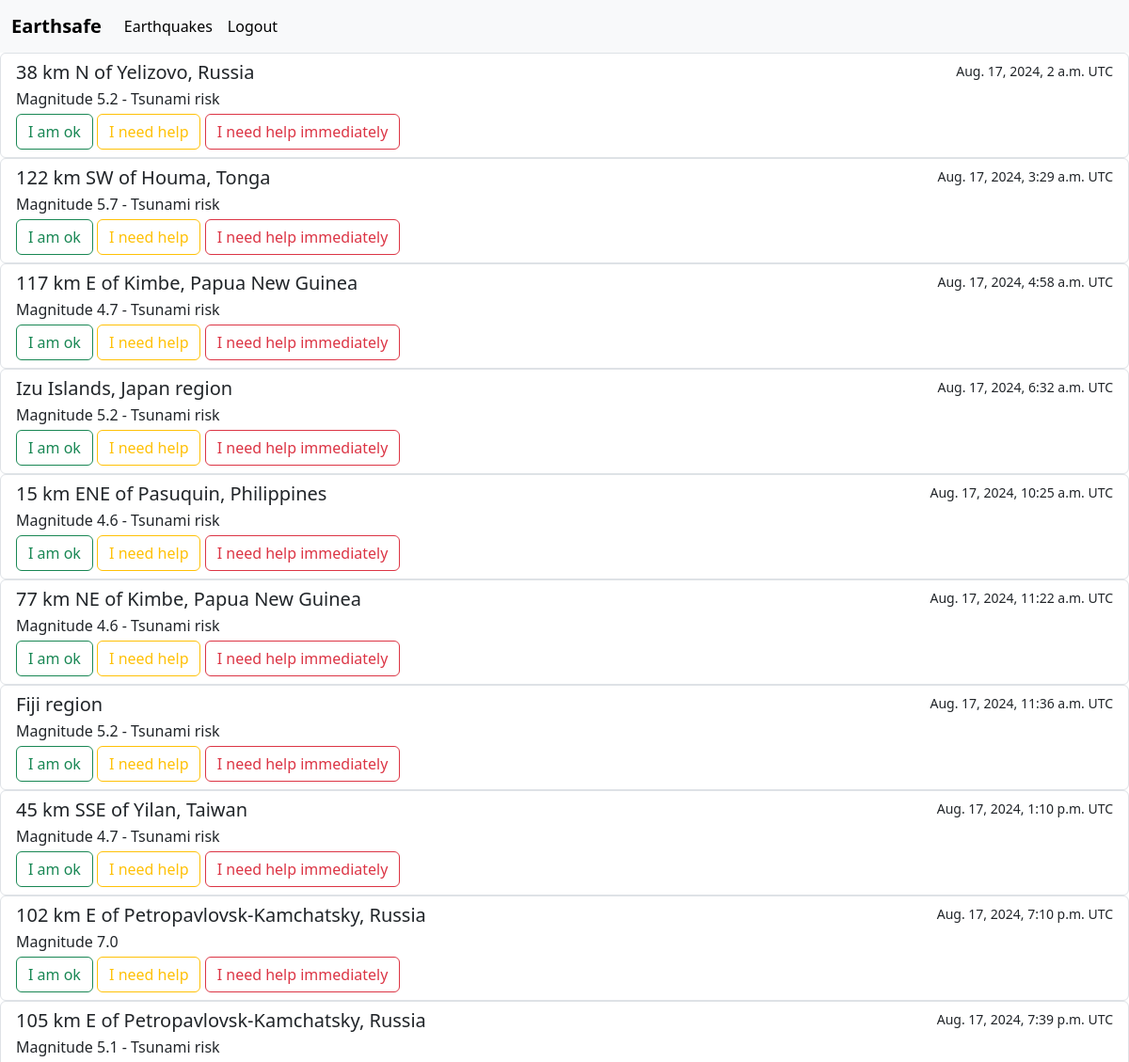
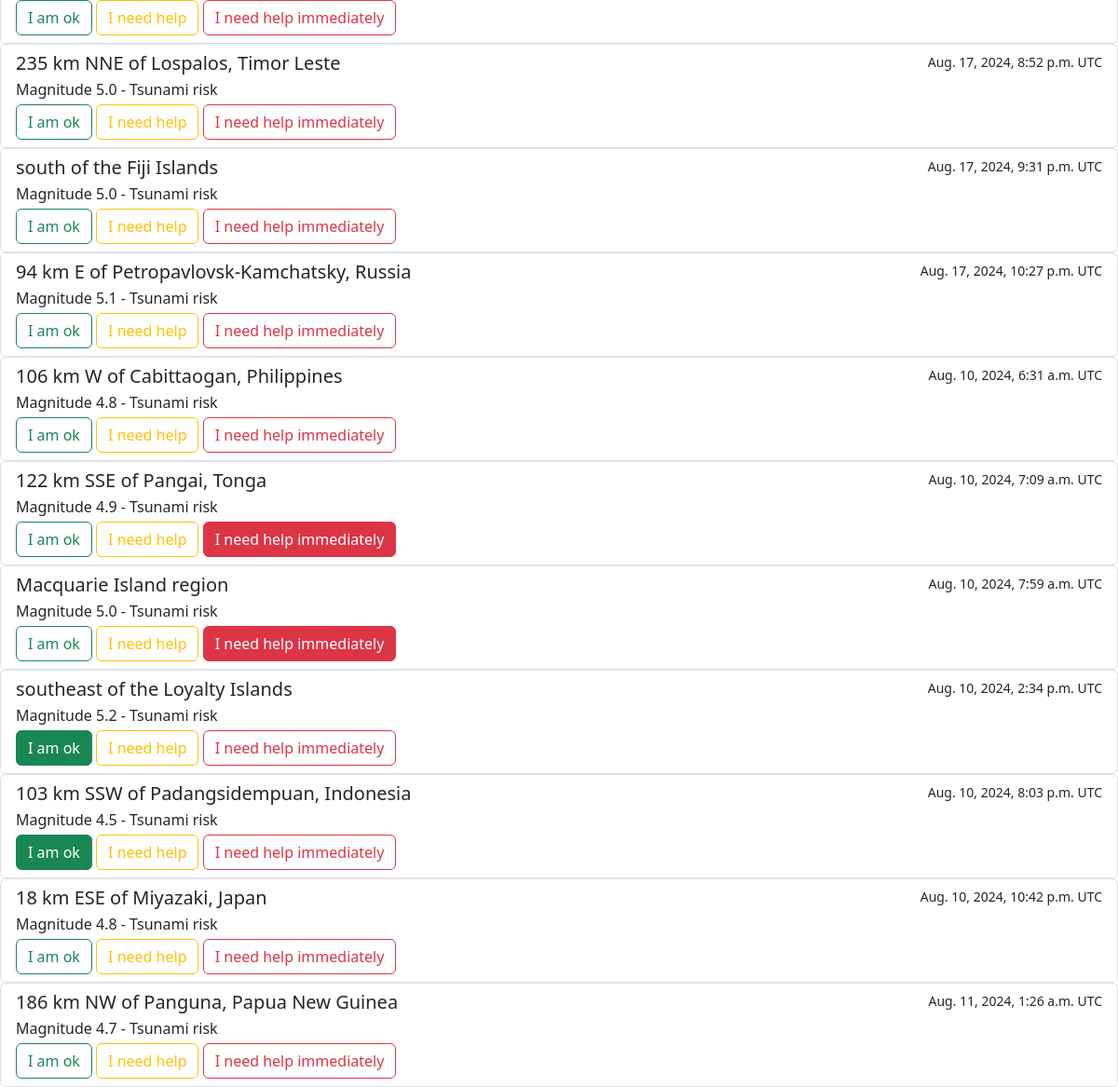
The app's page /earthquakes/ (signed in) with its own data (2 pictures, top to bottom).
### earthquakes/models.py (models this page shows, shortened)
class Earthquake(models.Model):
    id = models.AutoField(primary_key=True)
    api_id = models.CharField(max_length=11)
    magnitude = models.FloatField()
    place = models.CharField(max_length=64)
    time = models.DateTimeField()
    tsunami = models.IntegerField()

### earthquakes/views.py (the view)
# urls.py: path("", views.earthquakes, name="earthquakes"),
def earthquakes(request):
    return render(request, "earthquakes/earthquakes.html", {
        "earthquakes": reversed(Earthquake.objects.all())
    })

### earthquakes/templatetags/custom_filter.py (called while the page is built)
@register.filter
def user_has_status_g(earthquake, user):
    return earthquake.statuses.filter(user=user, status='green').exists()

@register.filter
def user_has_status_y(earthquake, user):
    return earthquake.statuses.filter(user=user, status='yellow').exists()

@register.filter
def user_has_status_r(earthquake, user):
    return earthquake.statuses.filter(user=user, status='red').exists()

### earthquakes/templates/earthquakes/earthquakes.html (shortened to what this page needs)
{% extends 'earthquakes/layout.html' %}
{% load custom_filter %}
{% block body %}
    {% for earthquake in earthquakes %}
        <div class="list-group">
            <a href="{% url 'earthquakes:earthquake' earthquake.id %}" class="list-group-item list-group-item-action" aria-current="true">
                <div class="d-flex w-100 justify-content-between">
                    <h5 class="mb-1">{{ earthquake.place }}</h5>
                    <small>{{ earthquake.time }} UTC</small>
                </div>
                <p class="mb-1">Magnitude {{ earthquake.magnitude }}{% if earthquake.tsunami == 0 %} - Tsunami risk{% endif %}</p>
                {% if user.is_authenticated %}
                    <button type="button" class="btn btn-{% if not earthquake|user_has_status_g:user %}outline-{% endif %}success" id="green" onclick="addstatus('green', {{ earthquake.id }})">I am ok</button>
                    <button type="button" class="btn btn-{% if not earthquake|user_has_status_y:user %}outline-{% endif %}warning" id="yellow" onclick="addstatus('yellow', {{ earthquake.id }})">I need help</button>
                    <button type="button" class="btn btn-{% if not earthquake|user_has_status_r:user %}outline-{% endif %}danger" id="red" onclick="addstatus('red', {{ earthquake.id }})">I need help immediately</button>
                {% endif %}
            </a>
        </div>
    {% empty %}
        <div class="mb-2"><h2>No earthquakes.</h2></div>
    {% endfor %}
{% endblock %}

### records on screen
Earthquake: place "38 km N of Yelizovo, Russia", time "Aug. 17, 2024, 2 a.m.", magnitude "5.2", tsunami "- Tsunami risk"
Earthquake: place "122 km SW of Houma, Tonga", time "Aug. 17, 2024, 3:29 a.m.", magnitude "5.7", tsunami "- Tsunami risk"
Earthquake: place "117 km E of Kimbe, Papua New Guinea", time "Aug. 17, 2024, 4:58 a.m.", magnitude "4.7", tsunami "- Tsunami risk"
Earthquake: place "Izu Islands, Japan region", time "Aug. 17, 2024, 6:32 a.m.", magnitude "5.2", tsunami "- Tsunami risk"
Earthquake: place "15 km ENE of Pasuquin, Philippines", time "Aug. 17, 2024, 10:25 a.m.", magnitude "4.6", tsunami "- Tsunami risk"
Earthquake: place "77 km NE of Kimbe, Papua New Guinea", time "Aug. 17, 2024, 11:22 a.m.", magnitude "4.6", tsunami "- Tsunami risk"
Earthquake: place "Fiji region", time "Aug. 17, 2024, 11:36 a.m.", magnitude "5.2", tsunami "- Tsunami risk"
Earthquake: place "45 km SSE of Yilan, Taiwan", time "Aug. 17, 2024, 1:10 p.m.", magnitude "4.7", tsunami "- Tsunami risk"
Earthquake: place "102 km E of Petropavlovsk-Kamchatsky, Russia", time "Aug. 17, 2024, 7:10 p.m.", magnitude "7.0"
Earthquake: place "105 km E of Petropavlovsk-Kamchatsky, Russia", time "Aug. 17, 2024, 7:39 p.m.", magnitude "5.1", tsunami "- Tsunami risk"
Earthquake: place "235 km NNE of Lospalos, Timor Leste", time "Aug. 17, 2024, 8:52 p.m.", magnitude "5.0", tsunami "- Tsunami risk"
Earthquake: place "south of the Fiji Islands", time "Aug. 17, 2024, 9:31 p.m.", magnitude "5.0", tsunami "- Tsunami risk"
Earthquake: place "94 km E of Petropavlovsk-Kamchatsky, Russia", time "Aug. 17, 2024, 10:27 p.m.", magnitude "5.1", tsunami "- Tsunami risk"
Earthquake: place "106 km W of Cabittaogan, Philippines", time "Aug. 10, 2024, 6:31 a.m.", magnitude "4.8", tsunami "- Tsunami risk"
Earthquake: place "122 km SSE of Pangai, Tonga", time "Aug. 10, 2024, 7:09 a.m.", magnitude "4.9", tsunami "- Tsunami risk"
Earthquake: place "Macquarie Island region", time "Aug. 10, 2024, 7:59 a.m.", magnitude "5.0", tsunami "- Tsunami risk"
Earthquake: place "southeast of the Loyalty Islands", time "Aug. 10, 2024, 2:34 p.m.", magnitude "5.2", tsunami "- Tsunami risk"
Earthquake: place "103 km SSW of Padangsidempuan, Indonesia", time "Aug. 10, 2024, 8:03 p.m.", magnitude "4.5", tsunami "- Tsunami risk"
Earthquake: place "18 km ESE of Miyazaki, Japan", time "Aug. 10, 2024, 10:42 p.m.", magnitude "4.8", tsunami "- Tsunami risk"
Earthquake: place "186 km NW of Panguna, Papua New Guinea", time "Aug. 11, 2024, 1:26 a.m.", magnitude "4.7", tsunami "- Tsunami risk"
